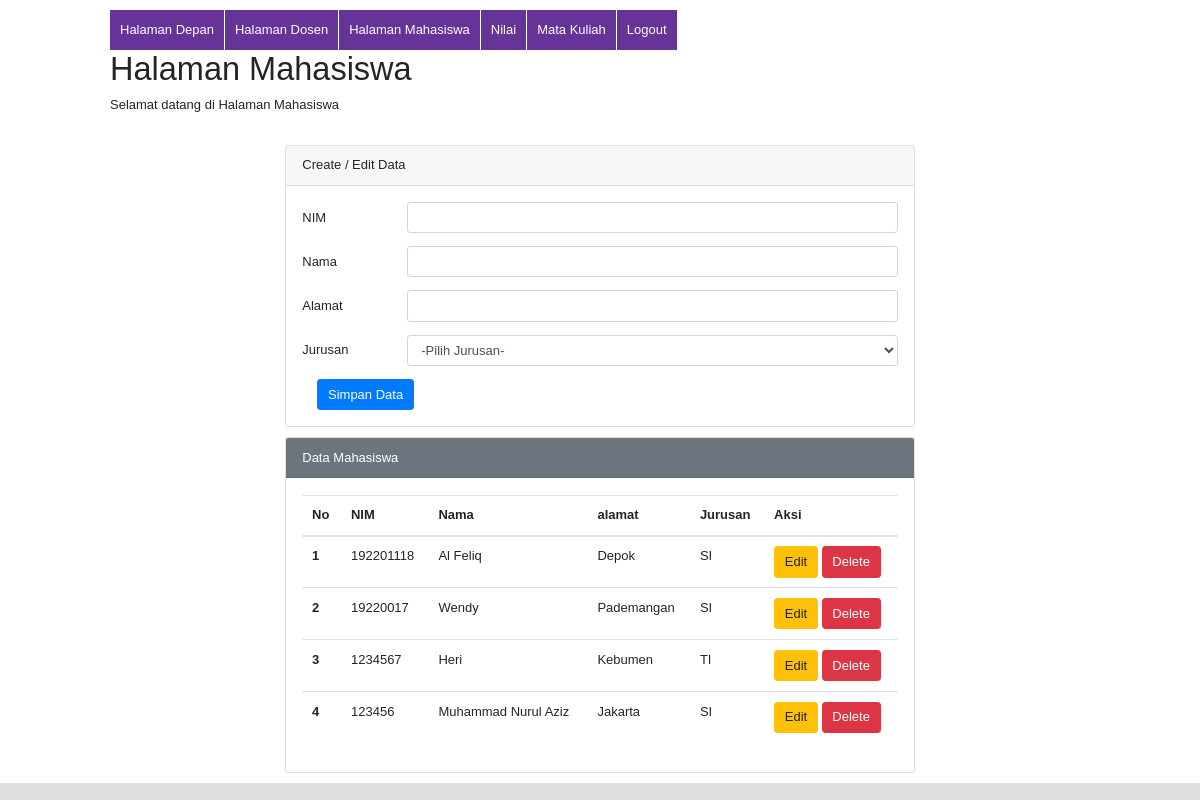
The page /admin_mhs.php (signed in) on the database its author committed.
### tables this page shows
CREATE TABLE `mahasiswa` (
  `id` int(11) NOT NULL,
  `nim` varchar(25) NOT NULL,
  `nama` varchar(25) NOT NULL,
  `alamat` varchar(25) NOT NULL,
  `jurusan` varchar(25) NOT NULL
);

### koneksi.php (called while the page is built, shortened)
<?php
$nim            = '';
$nama           = '';
$alamat         = '';
?>

### admin_mhs.php (the view, shortened to what this page needs)
<?php
include("enc_header.php");
?>
<h1>Halaman Mahasiswa</h1>
Selamat datang di Halaman Mahasiswa
<?php
include("enc_footer.php");
?>
<!DOCTYPE html>
<html lang="en">
<head>
    <link rel="stylesheet" href="https://stackpath.bootstrapcdn.com/bootstrap/4.4.1/css/bootstrap.min.css">
</head>
<body>
    <div class="max-auto">
        <div class="card">
            <div class="card-header">
                Create / Edit Data
            </div>
            <div class="card-body">
                <form action="" method="POST">
                    <div class="form-group row">
                        <label for="nim" class="col-sm-2 col-form-label">NIM</label>
                        <div class="col-sm-10">
                            <input type="text" class="form-control" id="nim" name="nim" value="<?php echo $nim ?>">
                        </div>
                    </div>
                    <div class="form-group row">
                        <label for="nama" class="col-sm-2 col-form-label">Nama</label>
                        <div class="col-sm-10">
                            <input type="text" class="form-control" id="nama" name="nama" value="<?php echo $nama ?>">
                        </div>
                    </div>
                    <div class="form-group row">
                        <label for="alamat" class="col-sm-2 col-form-label">Alamat</label>
                        <div class="col-sm-10">
                            <input type="text" class="form-control" id="alamat" name="alamat" value="<?php echo $alamat ?>">
                        </div>
                    </div>
                    <div class="form-group row">
                        <label for="Jurusan" class="col-sm-2 col-form-label">Jurusan</label>
                        <div class="col-sm-10">
                            <select class="form-control" name='jurusan' id="Jurusan">
                                <option value="">-Pilih Jurusan-</option>
                            </select>
                        </div>
                    </div>
                    <div class="col-12">
                        <input type="submit" name="simpan" value="Simpan Data" class="btn btn-primary">
                    </div>
                </form>
            </div>
        </div>
        <div class="card">
            <div class="card-header text-white bg-secondary">
                Data Mahasiswa
            </div>
            <div class="card-body">
                <table class="table">
                    <thead>
                        <tr>
                            <th scope="col"> No</th>
                            <th scope="col"> NIM</th>
                            <th scope="col"> Nama</th>
                            <th scope="col"> alamat</th>
                            <th scope="col"> Jurusan</th>
                            <th scope="col"> Aksi</th>
                        </tr>
                    </thead>
                    <tbody>
                        <?php
                        $sql2   = "select * from mahasiswa order by id desc";
                        $q2     = mysqli_query($koneksi, $sql2);
                        $urut   = 1;
                        while ($r2 = mysqli_fetch_array($q2)) {
                            $id         = $r2['id'];
                            $nim        = $r2['nim'];
                            $nama       = $r2['nama'];
                            $alamat     = $r2['alamat'];
                            $jurusan   = $r2['jurusan'];
                        ?>
                            <tr>
                                <th scope="row"><?php echo $urut++ ?></th>
                                <td scope="row"><?php echo $nim ?></td>
                                <td scope="row"><?php echo $nama ?></td>
                                <td scope="row"><?php echo $alamat ?></td>
                                <td scope="row"><?php echo $jurusan ?></td>
                                <td scope="row">
                                    <a href="admin_mhs.php?op=edit&id=<?php echo $id ?>"><button type="button" class="btn btn-warning">Edit</button></a>
                                    <a href="admin_mhs.php?op=delete&id=<?php echo $id ?>" onclick="return confirm('Yakin mau delete data?')"><button type="button" class="btn btn-danger">Delete</button></a>
                                </td>
                            </tr>
                        <?php
                        }
                        ?>
                    </tbody>
                </table>
            </div>
        </div>
    </div>
</body>
</html>

### enc_header.php (shortened to what this page needs)
<?php
include("koneksi.php");
?>
<!DOCTYPE html>
<html lang="en">
<head>
    <link rel="stylesheet" href="style.css">
</head>
<body>
    <div id="app">
        <nav>
            <ul>
                <li><a href="admin_depan.php">Halaman Depan</a></li>
                <li><a href="admin_dosen.php">Halaman Dosen</a></li>
                <li><a href="admin_mhs.php">Halaman Mahasiswa</a></li>
                <li><a href="admin_nilai.php">Nilai </a></li>
                <li><a href="admin_matkul.php">Mata Kuliah </a></li>
                <li><a href="logout.php">Logout</a></li>
            </ul>
        </nav>

### enc_footer.php
</div>
</body>
</html>

### style.css (style rules this page uses)
* { font-family:Arial, Helvetica, sans-serif; font-size: 13px; }
html { background-color: #dedede; }
#app { width: 1000px; margin: auto; padding: 10px; border-radius: 5px; background-color: #fff; }
h1 { font-size: 30px; }
nav ul { list-style-type: none; margin: 0; padding: 0; overflow: hidden; }
nav ul li { float: left; }
nav ul li a { display: inline-block; padding: 10px; color: #fff; background-color: rebeccapurple; text-decoration: none; margin-right: 1px; }

### admin_mhs.php (style rules this page uses)
.max-auto { width: 650px; margin: auto; padding: 10px; border-radius: 5px; }
.card { margin-top: 10px; }

### rows shown on the page
mahasiswa: nim "192201118", nama "Al Feliq", alamat "Depok", jurusan "SI"
mahasiswa: nim "19220017", nama "Wendy", alamat "Pademangan", jurusan "SI"
mahasiswa: nim "1234567", nama "Heri", alamat "Kebumen", jurusan "TI"
mahasiswa: nim "123456", nama "Muhammad Nurul Aziz", alamat "Jakarta", jurusan "SI"
